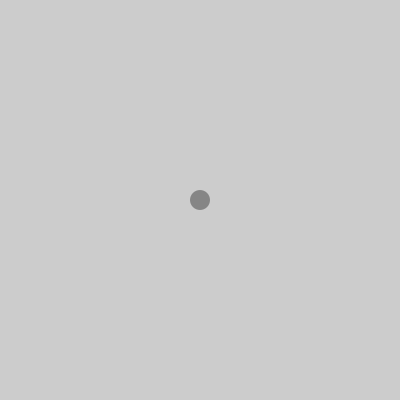
Frame 1 (no input)
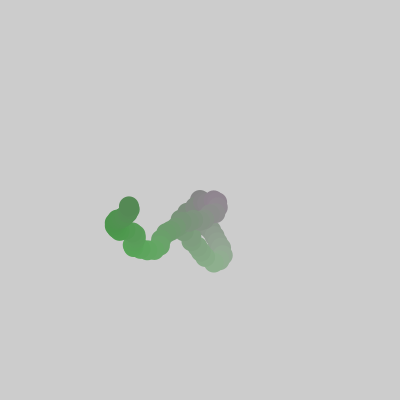
Frame 60 (the mouse pressed at the canvas centre just before this capture)
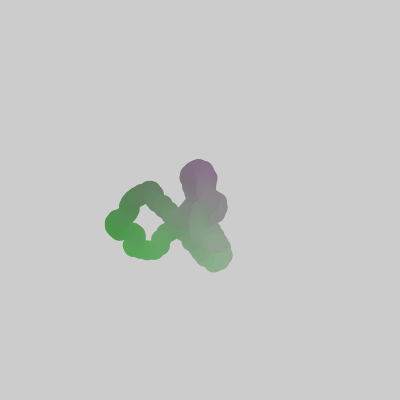
Frame 120 (the mouse held since frame 60 and released just before this capture)

The Processing sketch that drew these frames (run headless with seeded random() and noise(); from frame 60 on, the mouse is pressed at the canvas centre):

// Processing sketch: processing_85916
// ── processing_85916.pde

float x = 200;
float y = 200;
float d;
void setup() {
  size(400, 400);
  noStroke();
}
void draw() {
  fill (x/1.5, y/1.5, x/1.5);;
  ellipse(x, y, 20, 20);
  d += random(-1, 1);
  x += sin(d)*(noise(d)*15);
  y+=cos(d)*(noise(d)*15);
  if (x>width) {
    x=0;
  }
  if (x<0) {
    x = width;
  }
  if (y>height) {
    y=0;
  }
  if (y<0)
  y=height;
}
  
